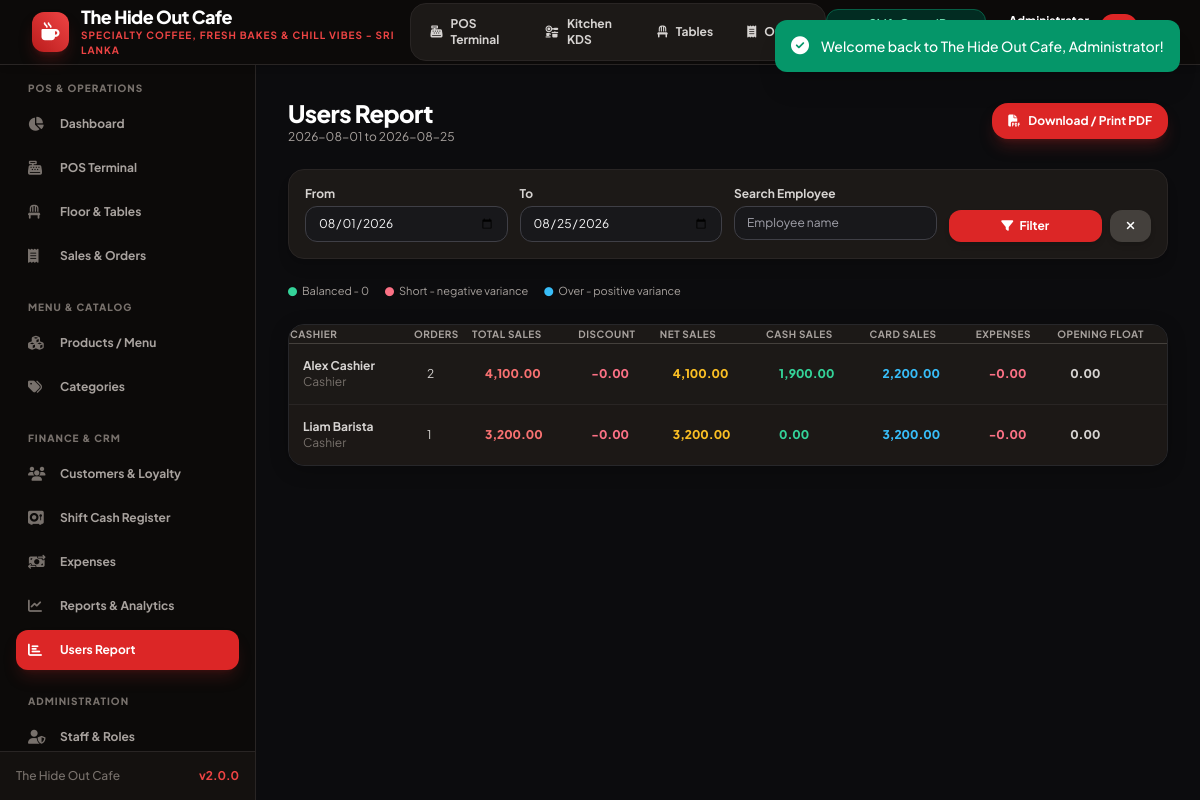
Page /users_report.php (signed in) on the committed database.
### tables this page shows
CREATE TABLE `users` (
  `id` INT AUTO_INCREMENT PRIMARY KEY,
  `name` VARCHAR(100) NOT NULL,
  `email` VARCHAR(100) NOT NULL UNIQUE,
  `password` VARCHAR(255) NOT NULL,
  `role` ENUM('admin', 'manager', 'cashier') NOT NULL DEFAULT 'cashier',
  `phone` VARCHAR(20) NULL,
  `status` ENUM('active', 'inactive') NOT NULL DEFAULT 'active',
  `created_at` TIMESTAMP DEFAULT CURRENT_TIMESTAMP
);

### config/functions.php (called while the page is built, shortened)
<?php
require_once __DIR__ . '/database.php';
function e(?string $string): string {
    return htmlspecialchars($string ?? '', ENT_QUOTES, 'UTF-8');
}

### config/database.php (called while the page is built, shortened)
<?php
class Database {
    private static ?Database $instance = null;
    private ?PDO $conn = null;
    private function __construct() {
        $dsn = "mysql:host=" . DB_HOST . ";port=" . DB_PORT . ";dbname=" . DB_NAME . ";charset=" . DB_CHARSET;
        $options = [
            PDO::ATTR_ERRMODE            => PDO::ERRMODE_EXCEPTION,
            PDO::ATTR_DEFAULT_FETCH_MODE => PDO::FETCH_ASSOC,
            PDO::ATTR_EMULATE_PREPARES   => false,
            PDO::MYSQL_ATTR_INIT_COMMAND => "SET NAMES " . DB_CHARSET
        ];
        try {
            $this->conn = new PDO($dsn, DB_USER, DB_PASS, $options);
        } catch (PDOException $e) {
            if ($e->getCode() == 1049) {
                die("<h3>Database Error:</h3><p>Database <code>" . DB_NAME . "</code> does not exist. Please import <code>database/database.sql</code> into MySQL first.</p>");
            }
            die("<h3>Database Connection Failed:</h3><p>" . htmlspecialchars($e->getMessage()) . "</p>");
        }
    }
    public static function getInstance(): Database {
        if (self::$instance === null) {
            self::$instance = new self();
        }
        return self::$instance;
    }
    public function fetchAll(string $sql, array $params = []): array {
        $stmt = $this->conn->prepare($sql);
        $stmt->execute($params);
        return $stmt->fetchAll();
    }
}
function db(): Database {
    return Database::getInstance();
}

### users_report.php (the view, shortened to what this page needs)
<?php
require_once __DIR__ . '/config/functions.php';
$settings = getSettings();
$clearFilters = isset($_GET['clear']);
$startDate = $clearFilters ? '' : ($_GET['start_date'] ?? date('Y-m-01'));
$endDate = $clearFilters ? '' : ($_GET['end_date'] ?? date('Y-m-d'));
$startDate = preg_match('/^\d{4}-\d{2}-\d{2}$/', $startDate) ? $startDate : '';
$endDate = preg_match('/^\d{4}-\d{2}-\d{2}$/', $endDate) ? $endDate : '';
$search = trim($_GET['q'] ?? '');
$likeSearch = '%' . $search . '%';
$startDateTime = $startDate !== '' ? $startDate . ' 00:00:00' : '';
$endDateExclusiveTime = $endDate !== '' ? date('Y-m-d', strtotime($endDate . ' +1 day')) . ' 00:00:00' : '';
$orderDateFilter = '';
$expenseDateFilter = '';
$shiftDateFilter = '';
$reportParams = [':user_search' => $likeSearch];
if ($startDate !== '') {
    $orderDateFilter .= ' AND created_at >= :order_start_time';
    $expenseDateFilter .= ' AND expense_date >= :expense_start';
    $shiftDateFilter .= ' AND COALESCE(closing_time, NOW()) >= :shift_start_time';
    $reportParams[':order_start_time'] = $startDateTime;
    $reportParams[':expense_start'] = $startDate;
    $reportParams[':shift_start_time'] = $startDateTime;
}
if ($endDate !== '') {
    $orderDateFilter .= ' AND created_at < :order_end_time';
    $expenseDateFilter .= ' AND expense_date < :expense_end';
    $shiftDateFilter .= ' AND opening_time < :shift_end_time';
    $reportParams[':order_end_time'] = $endDateExclusiveTime;
    $reportParams[':expense_end'] = date('Y-m-d', strtotime($endDate . ' +1 day'));
    $reportParams[':shift_end_time'] = $endDateExclusiveTime;
}
$usersReport = db()->fetchAll(
    "SELECT
        u.id,
        u.name,
        u.role,
        COALESCE(o.order_count, 0) as order_count,
        COALESCE(o.total_sales, 0) as total_sales,
        COALESCE(o.total_discount, 0) as total_discount,
        COALESCE(o.net_sales, 0) as net_sales,
        COALESCE(o.cash_sales, 0) as cash_sales,
        COALESCE(o.card_sales, 0) as card_sales,
        COALESCE(e.total_expenses, 0) as total_expenses,
        COALESCE(r.opening_float, 0) as opening_float,
        r.counted_cash,
        (COALESCE(r.opening_float, 0) + COALESCE(o.cash_sales, 0) - COALESCE(e.total_expenses, 0)) as expected_cash,
        (r.counted_cash - (COALESCE(r.opening_float, 0) + COALESCE(o.cash_sales, 0) - COALESCE(e.total_expenses, 0))) as variance
     FROM users u
     LEFT JOIN (
         SELECT user_id,
                COUNT(id) as order_count,
                SUM(subtotal) as total_sales,
                SUM(discount_amount) as total_discount,
                SUM(subtotal - discount_amount) as net_sales,
                SUM(CASE WHEN payment_method = 'cash' THEN subtotal - discount_amount ELSE 0 END) as cash_sales,
                SUM(CASE WHEN payment_method = 'card' THEN subtotal - discount_amount ELSE 0 END) as card_sales
         FROM orders
                 WHERE 1=1
                     $orderDateFilter
           AND payment_status = 'paid'
           AND order_status = 'completed'
         GROUP BY user_id
     ) o ON o.user_id = u.id
     LEFT JOIN (
         SELECT user_id, SUM(amount) as total_expenses
         FROM expenses
                 WHERE 1=1
                     $expenseDateFilter
         GROUP BY user_id
     ) e ON e.user_id = u.id
     LEFT JOIN (
         SELECT user_id,
                SUM(opening_cash) as opening_float,
                SUM(closing_cash) as counted_cash
         FROM cash_registers
                 WHERE 1=1
                     $shiftDateFilter
         GROUP BY user_id
     ) r ON r.user_id = u.id
         WHERE o.order_count > 0
             AND u.name LIKE :user_search
    ORDER BY o.order_count DESC, o.net_sales DESC, u.name ASC",
    $reportParams
);
$exportPdf = ($_GET['export'] ?? '') === 'pdf';
$formatAmount = static function ($amount): string {
    return number_format((float)$amount, 2);
};
?>
<?php if ($exportPdf): ?>
<!DOCTYPE html>
<html lang="en">
<head>
    <meta charset="UTF-8">
    <meta name="viewport" content="width=device-width, initial-scale=1.0">
    <title>Users Report | <?= e($settings['cafe_name'] ?? APP_NAME) ?></title>
    <style>
        body { margin: 0; font-family: Arial, sans-serif; color: #292524; background: white; }
        .report-page { max-width: 1600px; margin: 0 auto; padding: 32px; }
        .report-header { display: flex; justify-content: space-between; align-items: flex-start; gap: 20px; margin-bottom: 24px; }
        .report-header h1 { margin: 0 0 6px; font-size: 26px; }
        .report-header p { margin: 0; color: #78716c; font-size: 13px; }
        .toolbar { display: flex; align-items: center; gap: 10px; flex-wrap: wrap; margin-bottom: 20px; }
        .toolbar input { padding: 9px 11px; border: 1px solid #d6d3d1; border-radius: 8px; }
        .toolbar button, .toolbar a { padding: 10px 14px; border: 0; border-radius: 8px; color: white; background: #292524; text-decoration: none; font-size: 13px; cursor: pointer; }
        .toolbar a { background: #047857; }
        .report-table { width: 100%; border-collapse: collapse; background: white; font-size: 11px; }
        .report-table th { background: #292524; color: white; text-align: left; padding: 10px 8px; white-space: nowrap; }
        .report-table td { padding: 10px 8px; border-bottom: 1px solid #e7e5e4; white-space: nowrap; }
        .report-table td.number, .report-table th.number { text-align: right; }
        .report-table td.center, .report-table th.center { text-align: center; }
        .report-table tr:nth-child(even) { background: #fafaf9; }
        .status-balanced { color: #047857; font-weight: bold; }
        .status-short { color: #be123c; font-weight: bold; }
        .status-over { color: #0369a1; font-weight: bold; }
        .muted { color: #a8a29e; }
        @media print {
            @page { size: landscape; margin: 10mm; }
            body { background: white; }
            .report-page { max-width: none; padding: 0; }
            .toolbar { display: none; }
            .report-header { margin-bottom: 12px; }
            .report-table { font-size: 8px; }
            .report-table th, .report-table td { padding: 5px 4px; }
        }
    </style>
</head>
<body>
<?php else: ?>
<?php
require_once __DIR__ . '/includes/header.php';
require_once __DIR__ . '/includes/sidebar.php';
?>
<main class="flex-1 overflow-y-auto p-4 sm:p-6 lg:p-8 bg-[#0c0c0e]">
<?php endif; ?>
<div class="report-page <?= !$exportPdf ? 'max-w-7xl mx-auto space-y-6' : '' ?>">
    <div class="report-header <?= !$exportPdf ? 'flex flex-col sm:flex-row sm:items-center justify-between gap-4' : '' ?>">
        <div>
            <h1 class="<?= !$exportPdf ? 'text-2xl font-black tracking-tight text-white' : '' ?>"><?= !$exportPdf ? 'Users Report' : e($settings['cafe_name'] ?? APP_NAME) . ' - Users Report' ?></h1>
            <p class="<?= !$exportPdf ? 'text-xs text-stone-400' : '' ?>"><?= e($startDate) ?> to <?= e($endDate) ?><?= $search !== '' ? ' | Search: ' . e($search) : '' ?></p>
        </div>
        <?php if (!$exportPdf): ?>
            <a href="<?= BASE_URL ?>/users_report.php?start_date=<?= e($startDate) ?>&end_date=<?= e($endDate) ?>&q=<?= urlencode($search) ?>&export=pdf" target="_blank" class="inline-flex items-center gap-2 px-4 py-2.5 bg-red-600 hover:bg-red-500 text-white font-bold rounded-2xl text-xs shadow-lg shadow-red-900/40 transition"><i class="fa-solid fa-file-pdf"></i> Download / Print PDF</a>
        <?php endif; ?>
    </div>
    <?php if (!$exportPdf): ?>
    <form method="GET" action="users_report.php" class="grid grid-cols-1 sm:grid-cols-2 md:grid-cols-4 gap-3 text-xs bg-stone-900 border border-stone-800 p-4 rounded-2xl shadow-lg">
        <div>
            <label class="block font-bold text-stone-300 mb-1">From</label>
            <input type="date" name="start_date" value="<?= e($startDate) ?>" class="w-full px-3 py-2 bg-stone-800 border border-stone-700 rounded-xl text-white">
        </div>
        <div>
            <label class="block font-bold text-stone-300 mb-1">To</label>
            <input type="date" name="end_date" value="<?= e($endDate) ?>" class="w-full px-3 py-2 bg-stone-800 border border-stone-700 rounded-xl text-white">
        </div>
        <div>
            <label class="block font-bold text-stone-300 mb-1">Search Employee</label>
            <input type="search" name="q" value="<?= e($search) ?>" placeholder="Employee name" class="w-full px-3 py-2 bg-stone-800 border border-stone-700 rounded-xl text-white">
        </div>
        <div class="flex items-end">
            <div class="flex w-full gap-2">
                <button type="submit" class="flex-1 py-2 bg-red-600 hover:bg-red-500 text-white font-bold rounded-xl shadow-md transition"><i class="fa-solid fa-filter mr-1"></i> Filter</button>
                <a href="<?= BASE_URL ?>/users_report.php?clear=1" class="px-4 py-2 bg-stone-700 hover:bg-stone-600 text-white font-bold rounded-xl shadow-md transition" title="Clear filters"><i class="fa-solid fa-xmark"></i></a>
            </div>
        </div>
    </form>
    <div class="status-legend mb-1">
        <span><i class="fa-solid fa-circle text-emerald-400"></i> Balanced - 0</span>
        <span><i class="fa-solid fa-circle text-rose-400"></i> Short - negative variance</span>
        <span><i class="fa-solid fa-circle text-sky-400"></i> Over - positive variance</span>
    </div>
    <?php endif; ?>
    <div class="<?= !$exportPdf ? 'card-cafe-dark overflow-hidden' : '' ?>">
    <div class="overflow-x-auto">
    <table class="report-table w-full text-xs text-left">
        <thead class="bg-stone-900 text-stone-400 font-bold uppercase text-[10px] tracking-wider border-b border-stone-700">
            <tr>
                <th>Cashier</th>
                <th class="center">Orders</th>
                <th class="number">Total Sales</th>
                <th class="number">Discount</th>
                <th class="number">Net Sales</th>
                <th class="number">Cash Sales</th>
                <th class="number">Card Sales</th>
                <th class="number">Expenses</th>
                <th class="number">Opening Float</th>
            </tr>
        </thead>
        <tbody class="divide-y divide-stone-800">
        <?php if (empty($usersReport)): ?>
            <tr><td colspan="13" class="center muted">No users found.</td></tr>
        <?php else: ?>
            <?php foreach ($usersReport as $row): ?>
                <tr class="hover:bg-stone-800 transition">
                    <td class="p-3.5"><strong><?= e($row['name']) ?></strong><br><span class="muted"><?= e(ucfirst($row['role'])) ?></span></td>
                    <td data-label="Orders" class="p-3.5 center"><?= (int)$row['order_count'] ?></td>
                    <td data-label="Total Sales" class="p-3.5 number amount-sales"><?= $formatAmount($row['total_sales']) ?></td>
                    <td data-label="Discount" class="p-3.5 number amount-discount">-<?= $formatAmount($row['total_discount']) ?></td>
                    <td data-label="Net Sales" class="p-3.5 number amount-net"><?= $formatAmount($row['net_sales']) ?></td>
                    <td data-label="Cash Sales" class="p-3.5 number amount-cash"><?= $formatAmount($row['cash_sales']) ?></td>
                    <td data-label="Card Sales" class="p-3.5 number amount-card"><?= $formatAmount($row['card_sales']) ?></td>
                    <td data-label="Expenses" class="p-3.5 number amount-expense">-<?= $formatAmount($row['total_expenses']) ?></td>
                    <td data-label="Opening Float" class="p-3.5 number amount-opening"><?= $formatAmount($row['opening_float']) ?></td>
                </tr>
            <?php endforeach; ?>
        <?php endif; ?>
        </tbody>
    </table>
    </div>
    </div>
</div>
<?php if ($exportPdf): ?><script>window.addEventListener('load', function () { window.print(); });</script></body></html><?php else: ?></main><?php require_once __DIR__ . '/includes/footer.php'; ?><?php endif; ?>

### assets/css/style.css (style rules this page uses)
:root { --primary: #dc2626; --primary-hover: #b91c1c; --primary-dark: #991b1b; --primary-light: #fee2e2; --dark-bg: #09090b; --dark-card: #18181b; --dark-border: #27272a; --text-main: #18181b; --text-light: #f4f4f5; --success: #10b981; --warning: #f59e0b; --danger: #ef4444; }
body { font-family: 'Plus Jakarta Sans', system-ui, -apple-system, BlinkMacSystemFont, 'Segoe UI', Roboto, sans-serif; background-color: #f4f4f6; color: #18181b; }
.card-cafe-dark { background: #18181b; border: 1px solid #27272a; border-radius: 1rem; box-shadow: 0 4px 20px -2px rgba(0, 0, 0, 0.3); transition: all 0.2s ease-in-out; }
input:not([type="checkbox"]):not([type="radio"]):not([type="hidden"]):not([type="submit"]):not([type="button"]), textarea, select { background-color: #18181b !important; color: #f4f4f5 !important; border: 1px solid #3f3f46 !important; border-radius: 0.75rem; }
input::placeholder, textarea::placeholder { color: #a1a1aa !important; }

### users_report.php (style rules this page uses)
.report-page { max-width: 80rem; padding: 0; }
.report-table { min-width: 1280px; background: #1c1917; }
.report-table th { background: #1c1917; color: #a8a29e; }
.report-table td { border-color: #292524; color: #d6d3d1; }
.report-table tr:nth-child(even) { background: rgba(28, 25, 23, 0.55); }
.report-table .muted { color: #78716c; }
.report-table .amount-sales { color: #f87171; font-weight: 800; }
.report-table .amount-discount, .report-table .amount-expense { color: #fb7185; font-weight: 800; }
.report-table .amount-net { color: #fbbf24; font-weight: 900; }
.report-table .amount-cash { color: #34d399; font-weight: 800; }
.report-table .amount-card { color: #38bdf8; font-weight: 800; }
.report-table .amount-opening, .report-table .amount-expected { color: #d6d3d1; font-weight: 800; }
.status-legend { display: flex; gap: 16px; flex-wrap: wrap; align-items: center; color: #a8a29e; font-size: 11px; }
.status-legend span { display: inline-flex; align-items: center; gap: 5px; }
.status-legend i { font-size: 9px; }

### rows in the picture
users: name "Alex Cashier", role "Cashier", order_count "2", total_sales "4,100.00", total_discount "0.00", net_sales "4,100.00", cash_sales "1,900.00", card_sales "2,200.00", total_expenses "0.00", opening_float "0.00"
users: name "Liam Barista", role "Cashier", order_count "1", total_sales "3,200.00", total_discount "0.00", net_sales "3,200.00", cash_sales "0.00", card_sales "3,200.00", total_expenses "0.00", opening_float "0.00"

### other values in the picture
$settings['cafe_name'] "The Hide Out Cafe"
$settings['cafe_tagline'] "SPECIALTY COFFEE, FRESH BAKES & CHILL VIBES - SRI LANKA"
APP_NAME "The Hide Out Cafe"
APP_VERSION "2.0.0"
$startDate "2026-08-01"
$endDate "2026-08-25"
